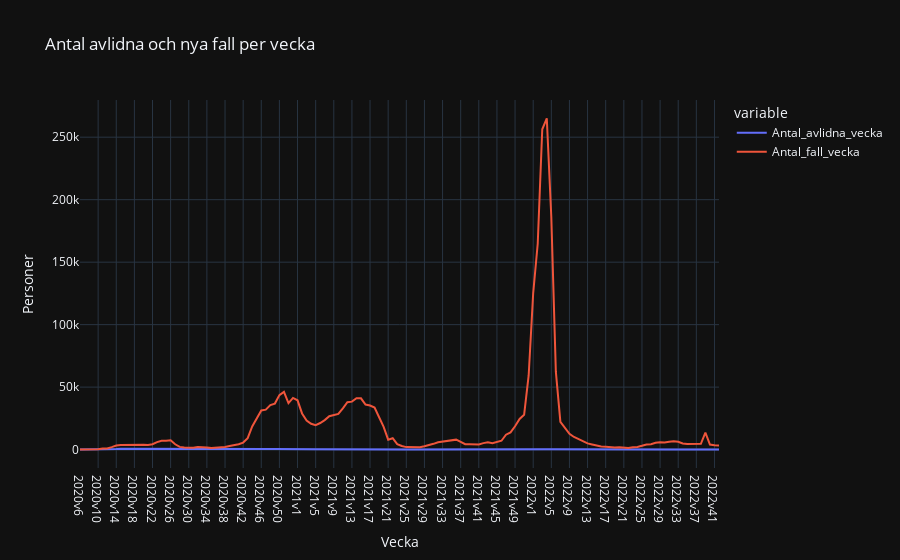

The notebook cell saved with this chart:
### Markdown cell above
Plotly

### Code cell
plotly_combined_cases_weekly = px.line(
    df_veckodata_riket_merged, x="Vecka", y=["Antal_avlidna_vecka", "Antal_fall_vecka"],
    title="Antal avlidna och nya fall per vecka",labels={"value": "Personer"}
)
plotly_combined_cases_weekly.show()

### Figure 1 — Plotly figure (JSON) as saved in the notebook; plotly's stock layout.template omitted (floating-point values rounded to 4 significant figures; data arrays with more than 128 entries replaced by an {"elided": "..."} marker saying what was removed)
{"data": [{"hovertemplate": "variable=Antal_avlidna_vecka<br>Vecka=%{x}<br>Personer=%{y}<extra></extra>", "legendgroup": "Antal_avlidna_vecka", "line": {"color": "#636efa", "dash": "solid"}, "marker": {"symbol": "circle"}, "mode": "lines", "name": "Antal_avlidna_vecka", "orientation": "v", "showlegend": true, "x": {"elided": "142 str values"}, "xaxis": "x", "y": {"elided": "142 int values"}, "yaxis": "y", "type": "scatter"}, {"hovertemplate": "variable=Antal_fall_vecka<br>Vecka=%{x}<br>Personer=%{y}<extra></extra>", "legendgroup": "Antal_fall_vecka", "line": {"color": "#EF553B", "dash": "solid"}, "marker": {"symbol": "circle"}, "mode": "lines", "name": "Antal_fall_vecka", "orientation": "v", "showlegend": true, "x": {"elided": "142 str values"}, "xaxis": "x", "y": {"elided": "142 int values"}, "yaxis": "y", "type": "scatter"}], "layout": {"xaxis": {"anchor": "y", "domain": [0.0, 1.0], "title": {"text": "Vecka"}}, "yaxis": {"anchor": "x", "domain": [0.0, 1.0], "title": {"text": "Personer"}}, "legend": {"title": {"text": "variable"}, "tracegroupgap": 0}, "title": {"text": "Antal avlidna och nya fall per vecka"}}}
